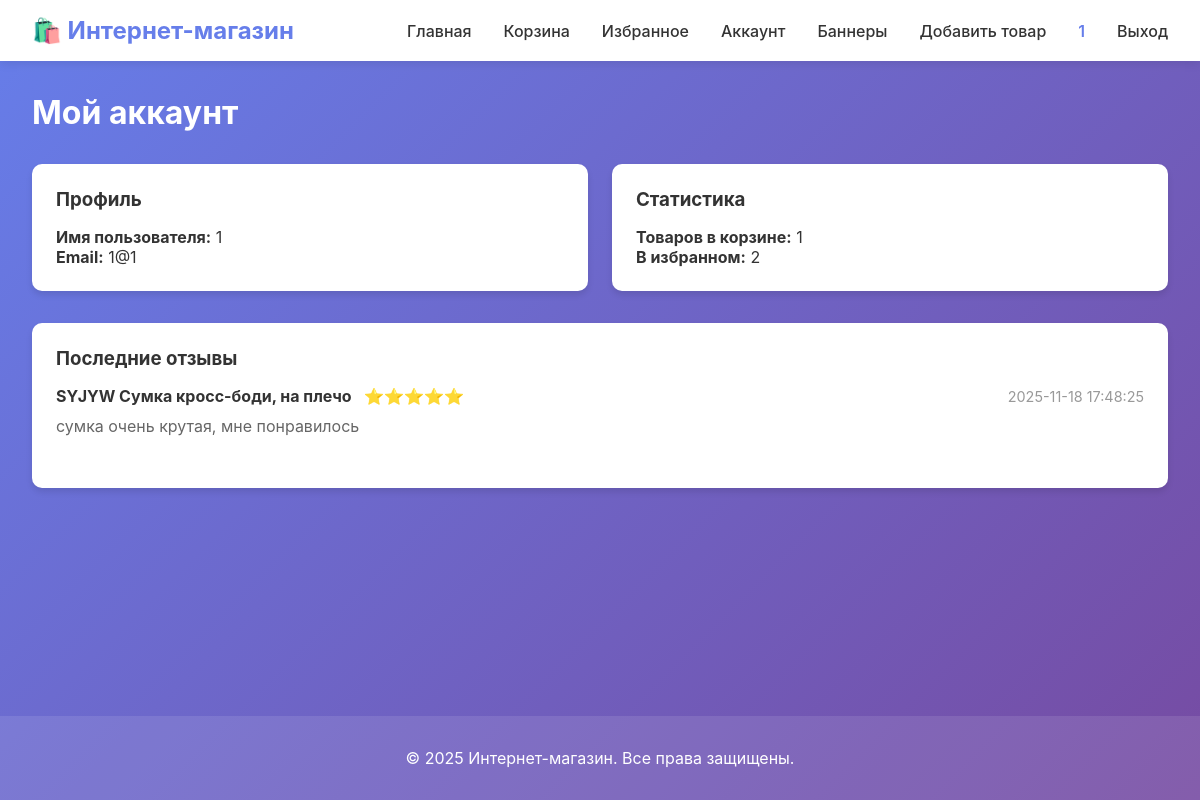
/account (signed in), run on the app's committed database.
### tables this page shows
CREATE TABLE users
                 (id INTEGER PRIMARY KEY AUTOINCREMENT,
                  username TEXT UNIQUE NOT NULL,
                  email TEXT UNIQUE NOT NULL,
                  password TEXT NOT NULL);

CREATE TABLE reviews
                 (id INTEGER PRIMARY KEY AUTOINCREMENT,
                  user_id INTEGER NOT NULL,
                  product_id INTEGER NOT NULL,
                  rating INTEGER NOT NULL CHECK(rating >= 1 AND rating <= 5),
                  comment TEXT,
                  created_at TIMESTAMP DEFAULT CURRENT_TIMESTAMP,
                  FOREIGN KEY (user_id) REFERENCES users(id),
                  FOREIGN KEY (product_id) REFERENCES products(id));

CREATE TABLE products
                 (id INTEGER PRIMARY KEY AUTOINCREMENT,
                  name TEXT NOT NULL,
                  description TEXT,
                  price REAL NOT NULL,
                  image TEXT,
                  category TEXT,
                  stock INTEGER DEFAULT 0,
                  created_by_user_id INTEGER, specifications TEXT,
                  FOREIGN KEY (created_by_user_id) REFERENCES users(id));

### app.py (the view)
@app.route('/account')
@login_required
def account():
    conn = get_db()
    user = conn.execute('SELECT username, email FROM users WHERE id = ?', (session['user_id'],)).fetchone()
    cart_count_row = conn.execute(
        'SELECT COALESCE(SUM(quantity), 0) as total FROM cart WHERE user_id = ?',
        (session['user_id'],)
    ).fetchone()
    favorites_count_row = conn.execute(
        'SELECT COUNT(*) as total FROM favorites WHERE user_id = ?',
        (session['user_id'],)
    ).fetchone()
    reviews = conn.execute(
        '''SELECT r.rating, r.comment, r.created_at, p.name
           FROM reviews r
           JOIN products p ON r.product_id = p.id
           WHERE r.user_id = ?
           ORDER BY r.created_at DESC
           LIMIT 5''',
        (session['user_id'],)
    ).fetchall()
    conn.close()
    cart_count = cart_count_row['total'] if cart_count_row else 0
    favorites_count = favorites_count_row['total'] if favorites_count_row else 0
    return render_template(
        'account.html',
        user=user,
        cart_count=cart_count,
        favorites_count=favorites_count,
        reviews=reviews
    )

### app.py (called while the page is built)
def login_required(f):
    @wraps(f)
    def decorated_function(*args, **kwargs):
        if 'user_id' not in session:
            flash('Пожалуйста, войдите в систему', 'warning')
            return redirect(url_for('login'))
        return f(*args, **kwargs)
    return decorated_function

def get_db():
    conn = sqlite3.connect(app.config['DATABASE'])
    conn.row_factory = sqlite3.Row
    return conn

### templates/account.html (shortened to what this page needs)
{% extends "base.html" %}
{% block content %}
<div class="container">
    <h2>Мой аккаунт</h2>
    <div class="account-grid">
        <div class="account-card">
            <h3>Профиль</h3>
            <p><strong>Имя пользователя:</strong> {{ user.username }}</p>
            <p><strong>Email:</strong> {{ user.email }}</p>
        </div>
        <div class="account-card">
            <h3>Статистика</h3>
            <p><strong>Товаров в корзине:</strong> {{ cart_count }}</p>
            <p><strong>В избранном:</strong> {{ favorites_count }}</p>
        </div>
    </div>
    <div class="account-card">
        <h3>Последние отзывы</h3>
        {% if reviews %}
            <div class="reviews-list">
                {% for review in reviews %}
                    <div class="review-item">
                        <div class="review-header">
                            <div>
                                <strong>{{ review.name }}</strong>
                                <span class="review-rating">
                                    {% for i in range(review.rating) %}⭐{% endfor %}
                                </span>
                            </div>
                            <span class="review-date">{{ review.created_at }}</span>
                        </div>
                        {% if review.comment %}
                            <p class="review-comment">{{ review.comment }}</p>
                        {% endif %}
                    </div>
                {% endfor %}
            </div>
        {% else %}
            <p>Вы ещё не оставляли отзывы.</p>
        {% endif %}
    </div>
</div>
{% endblock %}

### static/style.css (style rules this page uses)
* { margin: 0; padding: 0; box-sizing: border-box; }
body { font-family: -apple-system, BlinkMacSystemFont, 'Segoe UI', Roboto, Oxygen, Ubuntu, Cantarell, sans-serif; background: linear-gradient(135deg, #667eea 0%, #764ba2 100%); min-height: 100vh; color: #333; display: flex; flex-direction: column; }
.container { max-width: 1200px; margin: 0 auto; padding: 0 2rem; }
h2 { color: white; margin-bottom: 2rem; font-size: 2rem; }
.account-grid { display: grid; grid-template-columns: repeat(auto-fit, minmax(260px, 1fr)); gap: 1.5rem; margin-bottom: 2rem; }
.account-card { background: white; border-radius: 10px; padding: 1.5rem; box-shadow: 0 4px 6px rgba(0,0,0,0.1); }
.account-card h3 { margin-bottom: 1rem; color: #333; }
.reviews-list { display: flex; flex-direction: column; gap: 1.5rem; }
.review-item { border-bottom: 1px solid #eee; padding-bottom: 1.5rem; }
.review-item:last-child { border-bottom: none; }
.review-header { display: flex; justify-content: space-between; align-items: center; margin-bottom: 0.5rem; }
.review-rating { color: #ffc107; margin-left: 0.5rem; }
.review-date { color: #999; font-size: 0.9rem; }
.review-comment { color: #666; line-height: 1.6; margin-top: 0.5rem; }

### data on the page
users: username "1", email "1@1"
reviews: name "SYJYW Сумка кросс-боди, на плечо", created_at "2025-11-18 17:48:25", comment "сумка очень крутая, мне понравилось"

### other printed values
{{ session.username }} "1"
{{ cart_count }} "1"
{{ favorites_count }} "2"
